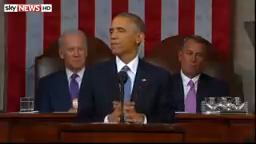
#> input picture frame 62 of session28/input/obama.mp4, 256 x 144 px
$ python face_chess_video.py
#> lines starting #> are read from the running program, lines starting #| are printed output that depends on the picture
#> further down, frame is the input picture: shape (144, 256, 3); mean B, G, R 44, 45.6, 71.8
import cv2

def chess_face(image):
    frame_gray = cv2.cvtColor(frame, cv2.COLOR_BGR2GRAY)
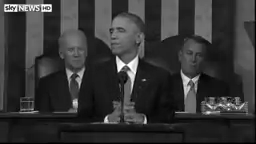
#> frame_gray: shape (144, 256); min 0, max 255, mean 53.2
    faces = face_detector.detectMultiScale(frame_gray, 1.3)
#> faces = [[62, 38, 27, 27], [181, 44, 26, 26]]
    for face in faces:
        x, y, w, h = face
        face_image = image[y:y+h, x:x+w]
        face_image_small = cv2.resize(face_image, [10, 100])
        face_image_big = cv2.resize(face_image_small, [w, h], interpolation=cv2.INTER_NEAREST)
        image[y:y+h, x:x+w] = face_image_big
#> this loop made 2 passes
#> pass 1, in chess_face, `face_image = image[y:y+h, x:x+w]`:
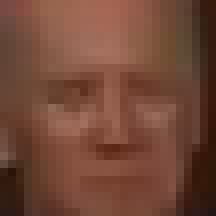
#> face_image: shape (27, 27, 3) (shown 8 times larger); mean B, G, R 55.1, 71.5, 114.2
#> pass 1, in chess_face, `face_image_big = cv2.resize(face_image_small, [w, h], interpolation=cv..`:
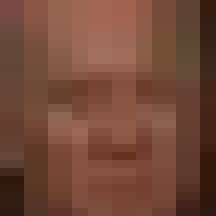
#> face_image_big: shape (27, 27, 3) (shown 8 times larger); mean of channels 0, 1, 2 56, 72.5, 115.3; drawn as B, G, R
#> pass 2, in chess_face, `face_image = image[y:y+h, x:x+w]`:
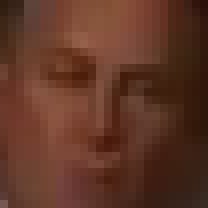
#> face_image: shape (26, 26, 3) (shown 8 times larger); mean B, G, R 38.4, 54, 95.4

    return image


cap = cv2.VideoCapture('obama.mp4') # cap = cv2.VideoCapture(o) # camera
face_detector = cv2.CascadeClassifier(cv2.data.haarcascades + 'haarcascade_frontalface_default.xml')

while True:
    _, frame = cap.read()
    frame = chess_face(frame)

    cv2.imshow('result', frame)
    if cv2.waitKey(25) & 0xFF == ord('q'):
#> (key q is pressed here)
        break

$ run again, starting later in the video
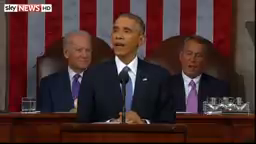
#> input picture frame 280 of session28/input/obama.mp4, 256 x 144 px
#> frame is the input picture: shape (144, 256, 3); mean B, G, R 43.7, 44.9, 70.6
#> in chess_face, `frame_gray = cv2.cvtColor(frame, cv2.COLOR_BGR2GRAY)`:
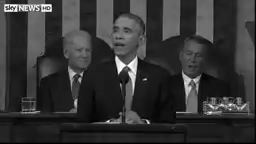
#> frame_gray: shape (144, 256); min 0, max 255, mean 52.4
#> faces = [[70, 40, 26, 26], [179, 44, 28, 28]]
#> the loop in chess_face, `for face in faces:` made 2 passes
#> pass 2, in chess_face, `face_image_big = cv2.resize(face_image_small, [w, h], interpolation=cv..`:
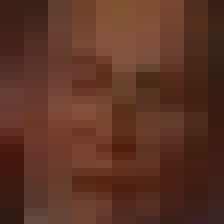
#> face_image_big: shape (28, 28, 3) (shown 8 times larger); mean of channels 0, 1, 2 36.7, 51.5, 92.5; drawn as B, G, R
